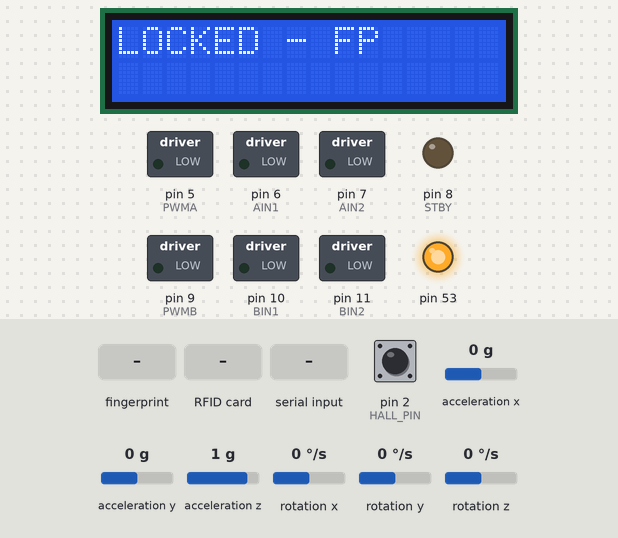
A sketch run on a simulated Arduino Mega 2560, built with avr-gcc and run on an emulated ATmega2560. On the bench: 16×2 character LCD, switched loads named in the sketch (green lamp = pin HIGH), output pins drawn as LEDs (lit = HIGH). Inputs (shaded band) come from the test bench; at power-on: acceleration x 0 g, pin 2 (HALL_PIN) HIGH, acceleration y 0 g, acceleration z 1 g, rotation x 0 °/s, rotation y 0 °/s, rotation z 0 °/s. What the sketch prints to the serial monitor is not drawn.

Above: at 5.3 s.
5.4 s: acceleration x set to -1.4 g
At 6.9 s:
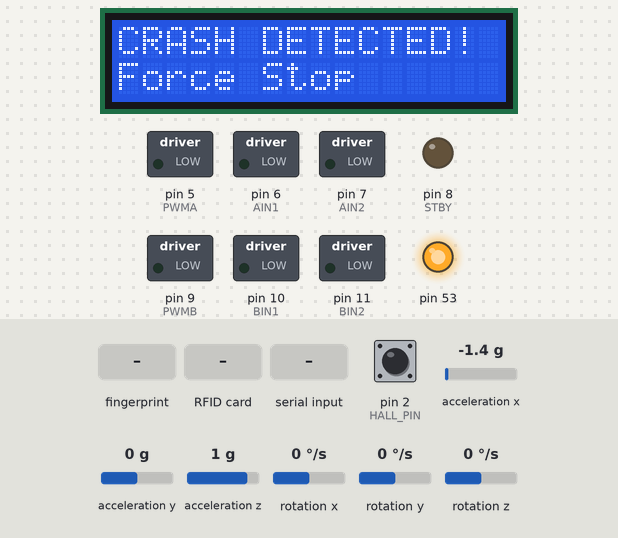
8.4 s: finger stored as number 1 placed on the sensor
At 9.5 s:
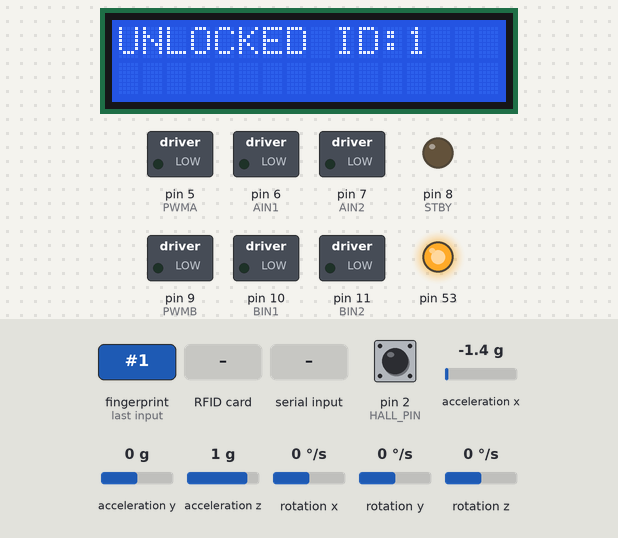
11.4 s: RFID card 5E 7A 19 C4 held to the reader
At 14.2 s:
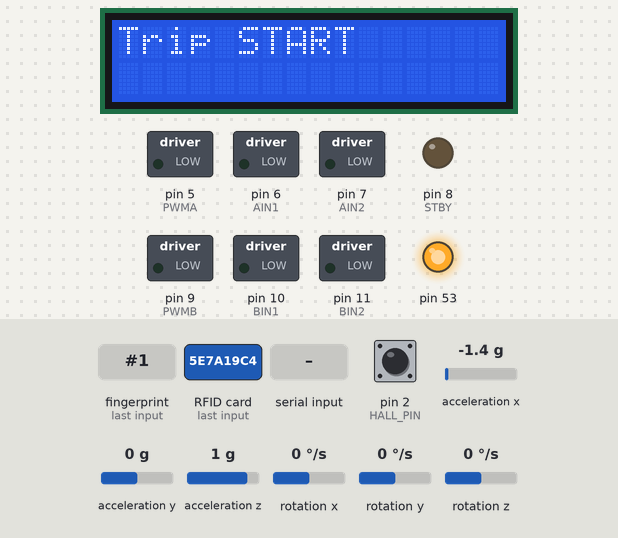
14.4 s: acceleration x set to 0 g
At 15.9 s:
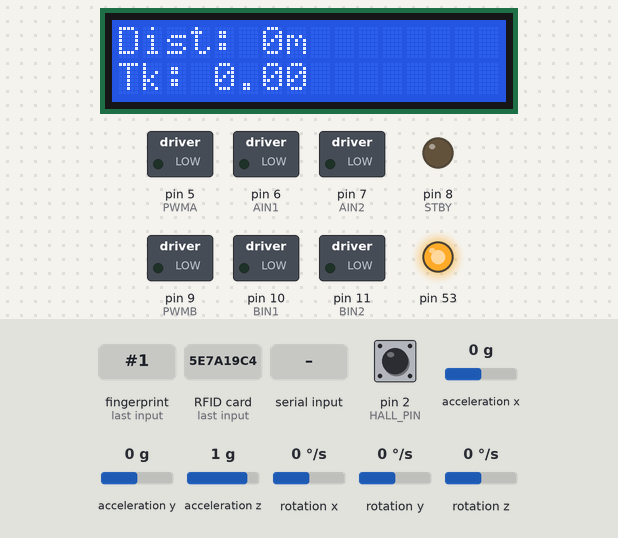
16.2 s: "K" received over the second serial link
At 16.28 s:
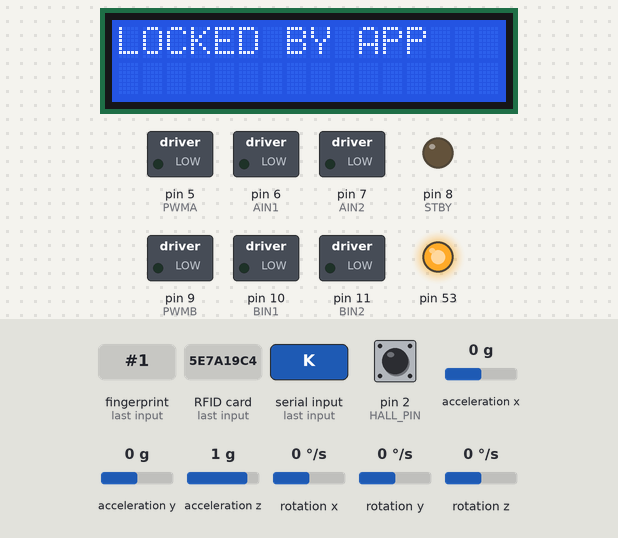
17.8 s: RFID card 5E 7A 19 C4 held to the reader
At 18.2 s:
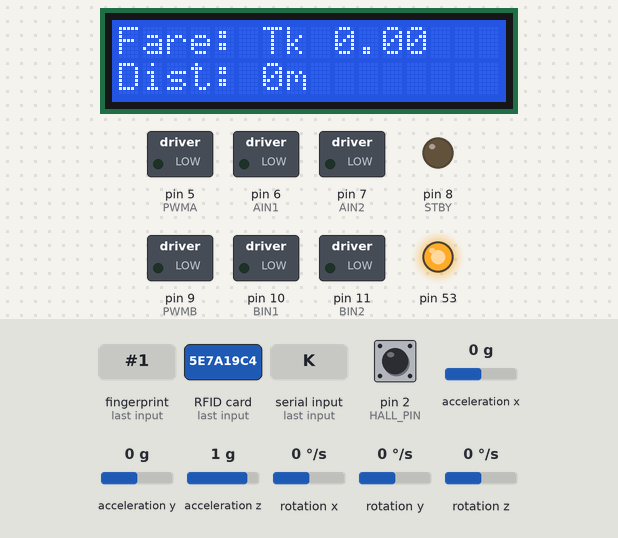
Timing chart, 0 to 20.8 s (numbered marks = the images above; inputs shaded):
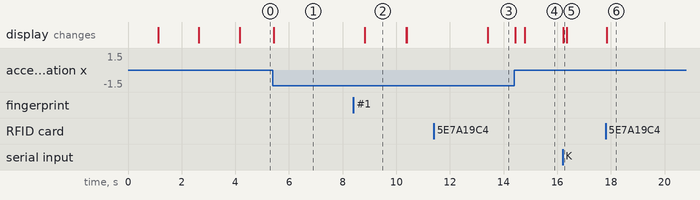

Measured:
- after the input at 5.4 s, the display: changes at once (image 1)
- after the input at 8.4 s, the display: changes after 0.43 s (image 2)
- after the input at 11.4 s, the display: changes after 2.0 s (image 3)
- after the input at 16.2 s, the display: changes at once (image 5)
- after the input at 17.8 s, the display: changes after 0.05 s (image 6)
- what the display in image 2 shows lasts 1.6 s, from 8.8 s to 10.4 s

The sketch:

code.ino
```cpp
#include <Adafruit_Fingerprint.h>
#include <LiquidCrystal_I2C.h>
#include <Wire.h>
#include <SPI.h>
#include <MFRC522.h>
#include <MPU6050.h>

// ========== CONFIGURATION ==========
// Lab Simulation Multiplier
// 5.0 means: 1 meter real drive = 5 meters on screen.
// (Change to 100.0 if you want 1m real = 100m virtual)
const float DEMO_MULTIPLIER = 5.0;

const float WHEEL_CIRCUMFERENCE = 0.138; // 44mm Diameter * PI
const float FARE_RATE = 10.0;            // Taka per KM

// ========== PINS ==========
// Motor Driver
const int STBY = 8;
const int PWMA = 5, AIN1 = 6, AIN2 = 7;
const int PWMB = 9, BIN1 = 10, BIN2 = 11;

// Sensors
#define HALL_PIN 2       // Hall Effect Sensor (Interrupt)
#define RST_PIN 12       // RFID Reset
#define SS_PIN 13        // RFID SDA(SS)

// ========== OBJECTS ==========
// Fingerprint (Serial2: RX=17, TX=16 on Mega)
Adafruit_Fingerprint finger = Adafruit_Fingerprint(&Serial2);

// RFID
MFRC522 rfid(SS_PIN, RST_PIN);

// LCD (I2C Address 0x27)
LiquidCrystal_I2C lcd(0x27, 16, 2);

// MPU6050 (I2C Address 0x68)
MPU6050 mpu;

// ========== VARIABLES ==========
bool unlocked = false;
int speedVal = 200;

// Trip Variables
bool tripActive = false;
String startCardUID = "";
float totalDistance = 0;
volatile unsigned long pulseCount = 0;
volatile unsigned long lastPulse = 0;

// Rash Driving Variables
float rashAccel = 0;
bool rashWarning = false;
const float RASH_WARNING_G = 1.0; // Light shake
const float RASH_CRASH_G = 1.5;   // Hard shake (Immediate Stop)

// Interrupt Service Routine for Wheel Encoder
void hallISR() {
  unsigned long now = millis();
  if (now - lastPulse > 15) {  // 15ms debounce
    pulseCount++;
    lastPulse = now;
  }
}

void setup() {
  // 1. Initialize Communication
  Serial.begin(9600);
  Serial1.begin(9600);    // Bluetooth (HC-05)
  Serial2.begin(9600);   // Fingerprint (Try 57600 or 9600 based on your sensor)
  Wire.begin();           // Hardware I2C (Pins 20 SDA, 21 SCL)
  SPI.begin();            // SPI Bus for RFID

  // 2. Initialize Sensors
  finger.begin(9600);
  rfid.PCD_Init();
  mpu.initialize();

  pinMode(HALL_PIN, INPUT_PULLUP);
  attachInterrupt(digitalPinToInterrupt(HALL_PIN), hallISR, FALLING);

  // 3. Initialize Motors
  pinMode(STBY, OUTPUT);
  pinMode(PWMA, OUTPUT); pinMode(AIN1, OUTPUT); pinMode(AIN2, OUTPUT);
  pinMode(PWMB, OUTPUT); pinMode(BIN1, OUTPUT); pinMode(BIN2, OUTPUT);
  digitalWrite(STBY, HIGH);
  stopMotors();

  // 4. Initialize LCD
  lcd.init();
  lcd.backlight();

  // 5. System Check
  lcd.setCursor(0, 0);
  if (mpu.testConnection()) lcd.print("MPU OK "); else lcd.print("MPU ERR ");
  if (finger.verifyPassword()) lcd.print("FP OK"); else lcd.print("FP ERR");
  delay(1500);

  lcd.clear();
  lcd.print("LAB MODE: 5x");
  delay(1500);

  lcdStatus("LOCKED - FP");
}

void loop() {
  // Continuous Safety Check
  checkRashDriving();

  // 1. RFID FARE SYSTEM
  if (rfid.PICC_IsNewCardPresent() && rfid.PICC_ReadCardSerial()) {
    String uid = getUID();

    if (!tripActive && unlocked) {
      // --- START TRIP ---
      startCardUID = uid;
      tripActive = true;
      pulseCount = 0;
      totalDistance = 0;
      lcdStatus("Trip START");
      Serial.println("TRIP START: " + uid);
      delay(1000);
    }
    else if (uid == startCardUID) {
      // --- END TRIP ---
      calculateDistance();
      float fare = (totalDistance / 100.0) * FARE_RATE;

      // Show Final Stats
      lcd.clear();
      lcd.print("Fare: Tk "); lcd.print(fare, 2);
      lcd.setCursor(0, 1);
      lcd.print("Dist: "); lcd.print(totalDistance, 0); lcd.print("m");

      Serial.print("END TRIP. Dist: "); Serial.print(totalDistance);
      Serial.print("m | Fare: "); Serial.println(fare);

      tripActive = false;
      delay(5000); // Hold screen for teacher to see
    }
    else {
      lcdStatus("Wrong Card!");
      delay(1000);
    }
    rfid.PICC_HaltA();
    rfid.PCD_StopCrypto1();
  }

  // 2. FINGERPRINT UNLOCK
  if (!unlocked) {
    int id = getFingerprintID();
    if (id >= 0) {
      unlocked = true;
      lcdStatus("UNLOCKED ID:" + String(id));
      Serial.println("Unlocked by ID #" + String(id));
      delay(1500);
    } else {
      // If locked, keep updating status
      static unsigned long lockTimer = 0;
      if (millis() - lockTimer > 1000) {
        lcdStatus("LOCKED - FP");
        lockTimer = millis();
      }
      return;
    }
  }

  // 3. BLUETOOTH CONTROL (Only works if unlocked)
  if (Serial1.available()) {
    char c = Serial1.read();
    switch (c) {
      case 'F': forward(speedVal); break;
      case 'B': backward(speedVal); break;
      case 'L': turnLeft(speedVal); break;
      case 'R': turnRight(speedVal); break;
      case 'S': stopMotors(); break;
      case 'K': // Lock command
        unlocked = false;
        stopMotors();
        lcdStatus("LOCKED BY APP");
        break;
      case '0'...'9':
        speedVal = map(c - '0', 0, 9, 0, 255);
        break;
      case 'q': speedVal = 255; break; // Max speed
    }
  }

  // 4. DISPLAY UPDATES
  // To reduce flickering, update LCD only every 300ms
  static unsigned long lastLCDUpdate = 0;
  if (millis() - lastLCDUpdate > 300) {
    calculateDistance();
    showMainStatus();
    lastLCDUpdate = millis();
  }
}

// ========== FUNCTIONS ==========

void checkRashDriving() {
  int16_t ax, ay, az;
  mpu.getAcceleration(&ax, &ay, &az);

  // Calculate G-Force
  rashAccel = sqrt((long)ax*ax + (long)ay*ay + (long)az*az) / 16384.0;

  if (rashAccel > RASH_WARNING_G) {
    rashWarning = true;

    // DEMO LOGIC: If shake is HARD (>2.5g), CRASH immediately.
    // This is much easier to demonstrate than waiting 5 seconds.
    if (rashAccel > RASH_CRASH_G) {
       stopMotors();
       lcd.clear();
       lcd.print("CRASH DETECTED!");
       lcd.setCursor(0,1);
       lcd.print("Force Stop");
       Serial.println("CRASH! Hard stop.");
       delay(3000); // Pause so teacher sees the crash message
       speedVal = 100; // Reset speed to slow
    }
  } else {
    rashWarning = false;
  }
}

void calculateDistance() {
  // Distance = Pulses * Wheel Circumference * Simulation Multiplier
  totalDistance = (pulseCount * WHEEL_CIRCUMFERENCE) * DEMO_MULTIPLIER;
}

String getUID() {
  String uid = "";
  for (byte i = 0; i < rfid.uid.size; i++) {
    uid += String(rfid.uid.uidByte[i] < 0x10 ? " 0" : "");
    uid += String(rfid.uid.uidByte[i], HEX);
  }
  uid.toUpperCase();
  return uid;
}

int getFingerprintID() {
  uint8_t p = finger.getImage();
  if (p != FINGERPRINT_OK) return -1;
  p = finger.image2Tz();
  if (p != FINGERPRINT_OK) return -1;
  p = finger.fingerFastSearch();
  if (p != FINGERPRINT_OK) return -1;
  return finger.fingerID;
}

void lcdStatus(String msg) {
  lcd.clear();
  lcd.setCursor(0,0);
  lcd.print(msg);
}

void showMainStatus() {
  lcd.setCursor(0, 0);
  if (!unlocked) {
    lcd.print("LOCKED - FP     ");
  } else if (rashWarning) {
    lcd.print("WARN: "); lcd.print(rashAccel, 1); lcd.print("g     ");
  } else if (tripActive) {
    lcd.print("Dist: "); lcd.print((int)totalDistance); lcd.print("m   ");
  } else {
    lcd.print("UNLOCKED        ");
  }

  lcd.setCursor(0, 1);
  if (tripActive) {
     float currentFare = (totalDistance / 100.0) * FARE_RATE;
     lcd.print("Tk: "); lcd.print(currentFare, 2); lcd.print("     ");
  } else {
     lcd.print("Speed: "); lcd.print(speedVal); lcd.print("      ");
  }
}

// Motor Logic
void forward(int s) { digitalWrite(STBY, HIGH); digitalWrite(AIN1, HIGH); digitalWrite(AIN2, LOW); analogWrite(PWMA, s); digitalWrite(BIN1, HIGH); digitalWrite(BIN2, LOW); analogWrite(PWMB, s); }
void backward(int s) { digitalWrite(STBY, HIGH); digitalWrite(AIN1, LOW); digitalWrite(AIN2, HIGH); analogWrite(PWMA, s); digitalWrite(BIN1, LOW); digitalWrite(BIN2, HIGH); analogWrite(PWMB, s); }
void turnLeft(int s) { digitalWrite(STBY, HIGH); digitalWrite(AIN1, LOW); digitalWrite(AIN2, HIGH); analogWrite(PWMA, s); digitalWrite(BIN1, HIGH); digitalWrite(BIN2, LOW); analogWrite(PWMB, s); }
void turnRight(int s) { digitalWrite(STBY, HIGH); digitalWrite(AIN1, HIGH); digitalWrite(AIN2, LOW); analogWrite(PWMA, s); digitalWrite(BIN1, LOW); digitalWrite(BIN2, HIGH); analogWrite(PWMB, s); }
void stopMotors() { analogWrite(PWMA, 0); analogWrite(PWMB, 0); digitalWrite(AIN1, LOW); digitalWrite(AIN2, LOW); digitalWrite(BIN1, LOW); digitalWrite(BIN2, LOW); digitalWrite(STBY, LOW); }
```
